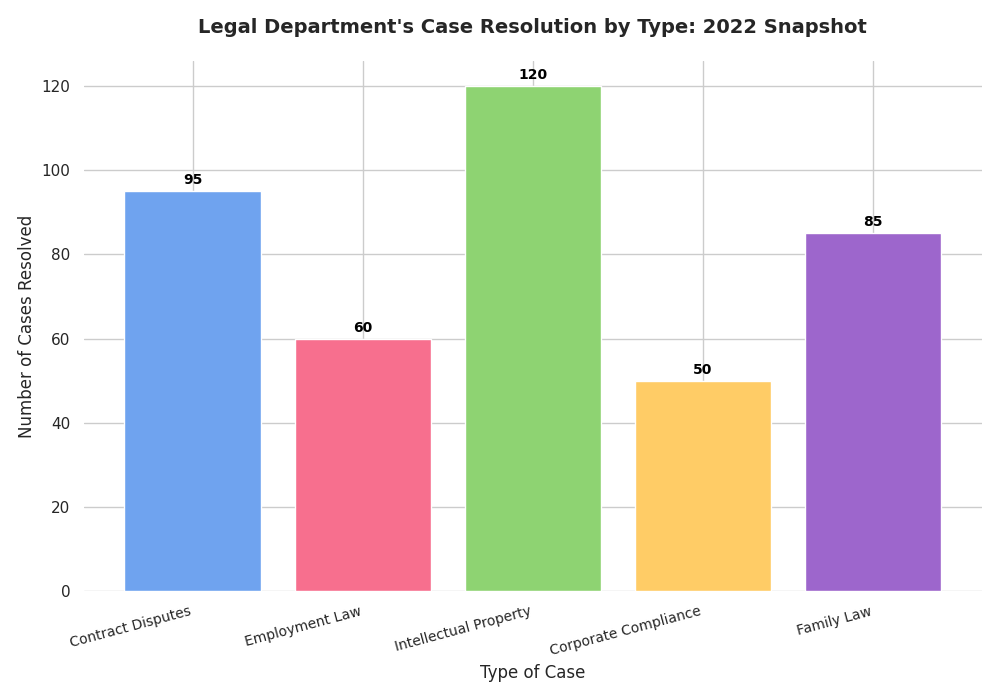

This figure's Python source:
import matplotlib.pyplot as plt

case_types = ['Contract Disputes', 'Employment Law', 'Intellectual Property', 'Corporate Compliance', 'Family Law']
cases_resolved = [95, 60, 120, 50, 85]
colors = ['#6fa3ef', '#f76f8e', '#8ed372', '#ffcc66', '#9d66cc']

fig, ax = plt.subplots(figsize=(10, 7))
ax.bar(case_types, cases_resolved, color=colors)

for bar in ax.patches:
    height = bar.get_height()
    ax.annotate(f'{height}',
                xy=(bar.get_x() + bar.get_width() / 2, height),
                xytext=(0, 3),
                textcoords="offset points",
                ha='center', va='bottom', fontsize=10, fontweight='bold', color='black')

ax.set_title("Legal Department's Case Resolution by Type: 2022 Snapshot", fontsize=14, fontweight='bold', pad=20)
ax.set_xlabel('Type of Case', fontsize=12)
ax.set_ylabel('Number of Cases Resolved', fontsize=12)
ax.spines[:].set_visible(False)  # Hide all axes spines
plt.xticks(rotation=15, ha='right', fontsize=10)
plt.tight_layout()
plt.show()
